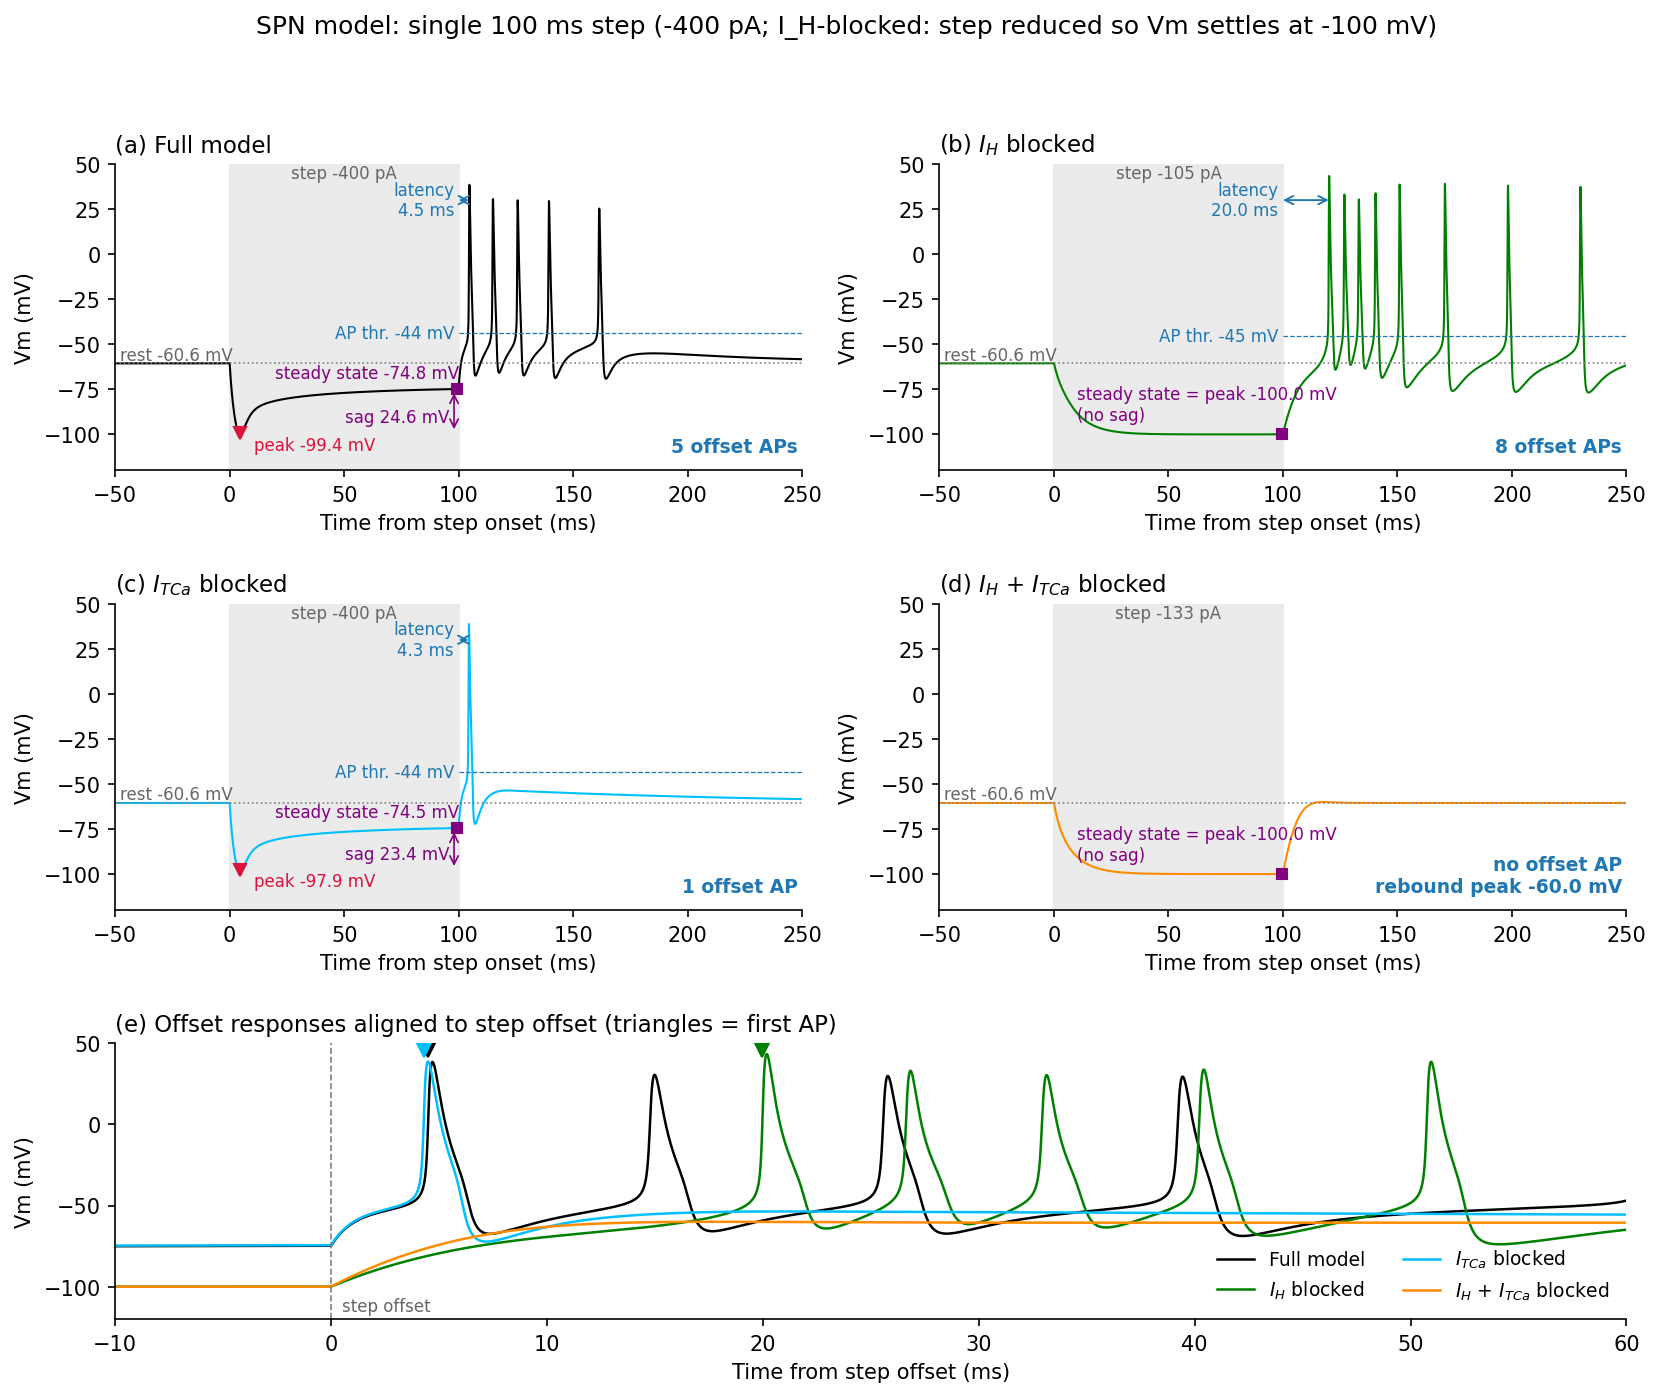

This chart was generated by the following Python code:
"""Single-stimulus comparison of SPN model conditions (cf. Kopp-Scheinpflug
et al. 2011, Fig. 7F).

One hyperpolarizing current step (100 ms) is applied to four model variants:
  full model, I_H blocked, I_TCa blocked, I_H + I_TCa blocked.
Each trace is annotated with resting Vm, peak hyperpolarization, steady-state
Vm, sag, first offset AP latency and the number of offset APs.

I_H-blocked variants get a constant holding current that restores the full
model's resting Vm and a reduced step so that Vm settles at -100 mV
(as in paper Fig. 7Fii); with -400 pA only the leak is left and Vm would reach
about -230 mV.
"""
import os
import numpy as np
import matplotlib.pyplot as plt
from neuron import h

os.chdir(os.path.dirname(os.path.abspath(__file__)))
h.load_file('stdrun.hoc')
h.load_file('spn_neuron.hoc')
seg = h.soma(0.5)

DUR = 100.0           # ms, step duration
AMP = -0.4            # nA, step for conditions with I_H
V_NOIH = -100.0       # mV, target steady-state Vm when I_H is blocked
T_ON = 200.0          # ms, step onset
T_POST = 150.0        # ms, recorded after step offset
T_OFF = T_ON + DUR
AP_THRESH = 0.0       # mV, spike detection
GH0, GCA0 = seg.sjg_ih.ghbar, seg.lva.gbar

stim = h.IClamp(seg)
stim.delay, stim.dur = T_ON, DUR
hold = h.IClamp(seg)
hold.delay, hold.dur = 0, 1e9
t_vec = h.Vector().record(h._ref_t)
v_vec = h.Vector().record(seg._ref_v)
spikes = h.Vector()
nc = h.NetCon(seg._ref_v, None, sec=h.soma)
nc.threshold = AP_THRESH
nc.record(spikes)


def run(amp, hold_amp, tstop=T_OFF + T_POST):
    stim.amp, hold.amp = amp, hold_amp
    h.dt = 0.01
    h.finitialize(-60)
    h.continuerun(tstop)
    return np.array(t_vec), np.array(v_vec), np.array(spikes)


def v_at(t, v, time):
    return v[np.searchsorted(t, time)]


def bisect(f, target, lo, hi, n=40):
    """Find x in [lo, hi] with f(x) == target, assuming f increasing in x."""
    for _ in range(n):
        mid = 0.5 * (lo + hi)
        lo, hi = (mid, hi) if f(mid) < target else (lo, mid)
    return 0.5 * (lo + hi)


def set_condition(gh, gca):
    seg.sjg_ih.ghbar = gh
    seg.lva.gbar = gca


conditions = {
    'Full model':              dict(gh=GH0, gca=GCA0, color='k'),
    '$I_H$ blocked':           dict(gh=0.0, gca=GCA0, color='green'),
    '$I_{TCa}$ blocked':       dict(gh=GH0, gca=0.0, color='deepskyblue'),
    '$I_H$ + $I_{TCa}$ blocked': dict(gh=0.0, gca=0.0, color='darkorange'),
}

set_condition(GH0, GCA0)
t, v, _ = run(0.0, 0.0, T_ON)
v_rest = v[-1]

# holding current per condition: restore the full model's resting Vm
# (upper bound keeps the cell below the onset of repetitive firing)
for name, c in conditions.items():
    set_condition(c['gh'], c['gca'])
    c['hold'] = bisect(lambda x: run(0.0, x, T_ON)[1][-1], v_rest, -0.1, 0.12)
set_condition(GH0, GCA0)


def measure(t, v, sp):
    """Extract rest, peak, steady state, sag, latency, AP threshold, #APs."""
    during = (t >= T_ON) & (t <= T_OFF)
    i_min = np.argmin(np.where(during, v, np.inf))
    sp = sp[sp > T_OFF]
    m = dict(
        rest=v_at(t, v, T_ON - 1),
        vmin=v[i_min], t_min=t[i_min] - T_ON,
        vss=v_at(t, v, T_OFF - 0.5),
        n_ap=len(sp),
        latency=sp[0] - T_OFF if len(sp) else np.nan,
        isi=np.diff(sp) if len(sp) > 1 else np.array([]),
    )
    m['sag'] = m['vss'] - m['vmin']
    m['rebound'] = v[t > T_OFF].max()
    if len(sp):
        # AP threshold: Vm where dV/dt first exceeds 20 mV/ms in the 2 ms
        # before the 1st AP (excludes the fast repolarization at step offset)
        dvdt = np.gradient(v, t)
        k = np.where((t > sp[0] - 2) & (t < sp[0]) & (dvdt > 20))[0][0]
        m['ap_thr'] = v[k]
    else:
        m['ap_thr'] = np.nan
    return m


def simulate(match_v):
    """Run every condition once. If match_v, I_H-blocked conditions get a
    reduced step so Vm settles at V_NOIH; otherwise all get AMP."""
    res = {}
    for name, c in conditions.items():
        set_condition(c['gh'], c['gca'])
        if match_v and c['gh'] == 0:
            amp = bisect(lambda x: v_at(*run(x, c['hold'], T_OFF)[:2],
                                        T_OFF - 0.5), V_NOIH, AMP, 0.0)
        else:
            amp = AMP
        t, v, sp = run(amp, c['hold'])
        res[name] = dict(c, amp=amp, t=t - T_ON, v=v, m=measure(t, v, sp))
    set_condition(GH0, GCA0)
    return res


def print_table(res, title):
    hdr = (f'{"condition":26s}{"hold":>7s}{"step":>7s}{"rest":>7s}'
           f'{"peak":>7s}{"t_pk":>6s}{"Vss":>7s}{"sag":>6s}{"lat":>7s}'
           f'{"thr":>7s}{"#AP":>5s}')
    print(f'\n{title}\n{hdr}\n' + '-' * len(hdr))
    for name, c in res.items():
        m = c['m']
        print(f'{name.replace("$", ""):26s}{c["hold"]*1e3:7.0f}'
              f'{c["amp"]*1e3:7.0f}{m["rest"]:7.1f}{m["vmin"]:7.1f}'
              f'{m["t_min"]:6.1f}{m["vss"]:7.1f}{m["sag"]:6.1f}'
              f'{m["latency"]:7.1f}{m["ap_thr"]:7.1f}{m["n_ap"]:5d}')
    print('units: pA (hold, step), mV (Vm values), ms (t_pk = time of peak '
          'hyperpolarization after step onset, lat = first AP after step '
          'offset)')


def plot(res, fname, suptitle):
    # common y-range for all panels so depths are directly comparable
    vlow = min(c['v'].min() for c in res.values())
    ybot = min(-110, np.floor(vlow / 10) * 10 - 10)

    fig = plt.figure(figsize=(13, 10))
    gs = fig.add_gridspec(3, 2, height_ratios=[1, 1, 0.9], hspace=0.45,
                          wspace=0.2)
    for i, (name, c) in enumerate(res.items()):
        ax = fig.add_subplot(gs[i // 2, i % 2])
        m = c['m']
        ax.axvspan(0, DUR, color='0.92', zorder=0)
        ax.text(DUR / 2, 42, f'step {c["amp"]*1e3:.0f} pA', ha='center',
                fontsize=8, color='0.4')
        ax.plot(c['t'], c['v'], color=c['color'], lw=1)
        ax.axhline(m['rest'], ls=':', color='0.5', lw=0.8)
        ax.text(-48, m['rest'] + 2, f'rest {m["rest"]:.1f} mV', fontsize=8,
                color='0.4')

        # peak hyperpolarization and steady state
        ax.plot(DUR - 0.5, m['vss'], 's', color='purple', ms=5)
        if m['sag'] > 1:
            ax.plot(m['t_min'], m['vmin'], 'v', color='crimson', ms=6)
            ax.annotate(f'peak {m["vmin"]:.1f} mV', (m['t_min'], m['vmin']),
                        xytext=(m['t_min'] + 6, m['vmin'] - 9), fontsize=8,
                        color='crimson')
            ax.annotate(f'steady state {m["vss"]:.1f} mV',
                        (DUR - 0.5, m['vss']),
                        xytext=(DUR - 80, m['vss'] + 6), fontsize=8,
                        color='purple')
            ax.annotate('', (DUR - 2, m['vss']), (DUR - 2, m['vmin']),
                        arrowprops=dict(arrowstyle='<->', color='purple',
                                        lw=0.8))
            ax.text(DUR - 4, (m['vss'] + m['vmin']) / 2 - 3,
                    f'sag {m["sag"]:.1f} mV', fontsize=8, color='purple',
                    ha='right', va='center')
        else:
            ax.annotate(f'steady state = peak {m["vss"]:.1f} mV\n(no sag)',
                        (DUR - 0.5, m['vss']),
                        xytext=(DUR - 90, m['vss'] + 8), fontsize=8,
                        color='purple')

        # offset response
        if m['n_ap']:
            y = 30
            ax.annotate('', (DUR, y), (DUR + m['latency'], y),
                        arrowprops=dict(arrowstyle='<->', color='tab:blue',
                                        lw=0.9, shrinkA=0, shrinkB=0))
            ax.text(DUR - 2, y, f'latency\n{m["latency"]:.1f} ms',
                    fontsize=8, color='tab:blue', va='center', ha='right')
            ax.plot([DUR, DUR + T_POST], [m['ap_thr']] * 2, ls='--',
                    color='tab:blue', lw=0.6)
            ax.text(DUR - 2, m['ap_thr'], f'AP thr. {m["ap_thr"]:.0f} mV',
                    fontsize=8, color='tab:blue', ha='right', va='center')
            ax.text(DUR + T_POST - 2, ybot + 10, f'{m["n_ap"]} offset AP'
                    + ('s' if m['n_ap'] > 1 else ''), fontsize=9,
                    color='tab:blue', ha='right', fontweight='bold')
        else:
            ax.text(DUR + T_POST - 2, ybot + 10, f'no offset AP\nrebound '
                    f'peak {m["rebound"]:.1f} mV', fontsize=9,
                    color='tab:blue', ha='right', fontweight='bold')

        ax.set_xlim(-50, DUR + T_POST)
        ax.set_ylim(ybot, 50)
        ax.set_title(f'({"abcd"[i]}) {name}', loc='left', fontsize=11)
        ax.set_xlabel('Time from step onset (ms)')
        ax.set_ylabel('Vm (mV)')
        ax.spines[['top', 'right']].set_visible(False)

    # overlay of the offset responses
    ax = fig.add_subplot(gs[2, :])
    for name, c in res.items():
        ax.plot(c['t'] - DUR, c['v'], color=c['color'], lw=1.2, label=name)
        if c['m']['n_ap']:
            ax.plot(c['m']['latency'], 46, 'v', color=c['color'], ms=7)
    ax.axvline(0, color='0.5', lw=0.8, ls='--')
    ax.text(0.5, ybot + 5, 'step offset', fontsize=8, color='0.4')
    ax.set_xlim(-10, 60)
    ax.set_ylim(ybot, 50)
    ax.set_title('(e) Offset responses aligned to step offset '
                 '(triangles = first AP)', loc='left', fontsize=11)
    ax.set_xlabel('Time from step offset (ms)')
    ax.set_ylabel('Vm (mV)')
    ax.legend(frameon=False, loc='lower right', ncol=2, fontsize=9)
    ax.spines[['top', 'right']].set_visible(False)

    fig.suptitle(suptitle, fontsize=12)
    fig.savefig(fname, dpi=150, bbox_inches='tight')
    print(f'saved {fname}')


# Figure 1: I_H-blocked steps reduced so Vm settles at V_NOIH (cf. Fig. 7Fii)
res = simulate(match_v=True)
title = (f'single {DUR:.0f} ms step (-400 pA; I_H-blocked: step reduced so '
         f'Vm settles at {V_NOIH:.0f} mV)')
print_table(res, title)
plot(res, 'single_stimulus_conditions.png', f'SPN model: {title}')

# Figure 2: the same -400 pA step for every condition
res = simulate(match_v=False)
title = f'single {DUR:.0f} ms step, -400 pA for all conditions'
print_table(res, title)
plot(res, 'single_stimulus_conditions_400pA.png', f'SPN model: {title}')
